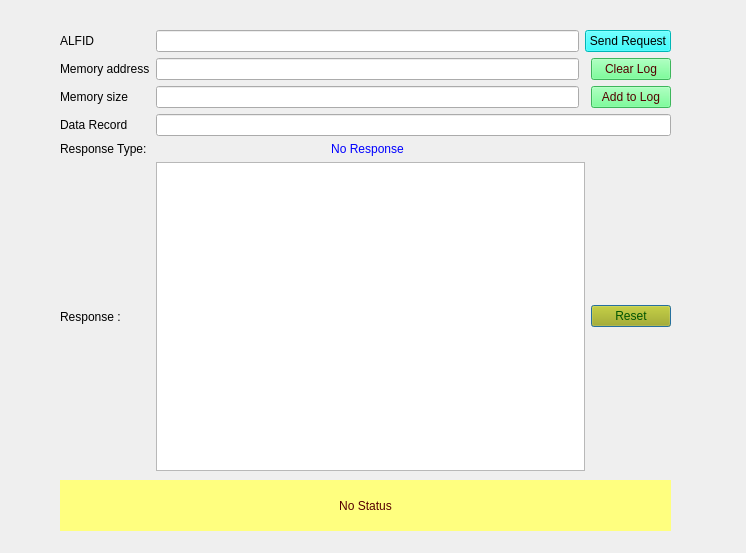
<?xml version="1.0" encoding="UTF-8"?>
<ui version="4.0">
 <class>Form_SID_3D</class>
 <widget class="QDialog" name="Form_SID_3D">
  <property name="geometry">
   <rect>
    <x>0</x>
    <y>0</y>
    <width>746</width>
    <height>553</height>
   </rect>
  </property>
  <property name="windowTitle">
   <string>Write Memory by Address Service 3D</string>
  </property>
  <widget class="QLabel" name="label_status">
   <property name="geometry">
    <rect>
     <x>60</x>
     <y>480</y>
     <width>611</width>
     <height>51</height>
    </rect>
   </property>
   <property name="styleSheet">
    <string notr="true">background-color: rgb(255, 255, 127);
color: rgb(85, 0, 0);
border-color: rgb(0, 0, 255);</string>
   </property>
   <property name="text">
    <string>No Status</string>
   </property>
   <property name="alignment">
    <set>Qt::AlignCenter</set>
   </property>
   <property name="wordWrap">
    <bool>true</bool>
   </property>
  </widget>
  <widget class="QWidget" name="layoutWidget">
   <property name="geometry">
    <rect>
     <x>60</x>
     <y>30</y>
     <width>611</width>
     <height>441</height>
    </rect>
   </property>
   <layout class="QGridLayout" name="gridLayout_2">
    <property name="sizeConstraint">
     <enum>QLayout::SetNoConstraint</enum>
    </property>
    <item row="4" column="0">
     <widget class="QLabel" name="label_5">
      <property name="text">
       <string>Response Type: </string>
      </property>
     </widget>
    </item>
    <item row="7" column="1" colspan="2">
     <widget class="QTextBrowser" name="textBrowser_Resp_2"/>
    </item>
    <item row="7" column="0">
     <widget class="QLabel" name="label_4">
      <property name="text">
       <string>Response : </string>
      </property>
     </widget>
    </item>
    <item row="2" column="1">
     <widget class="QLineEdit" name="lineEdit_MS"/>
    </item>
    <item row="0" column="0">
     <widget class="QLabel" name="label_6">
      <property name="text">
       <string>ALFID</string>
      </property>
     </widget>
    </item>
    <item row="1" column="0">
     <widget class="QLabel" name="label_8">
      <property name="text">
       <string>Memory address</string>
      </property>
     </widget>
    </item>
    <item row="0" column="1">
     <widget class="QLineEdit" name="lineEdit_ALFID"/>
    </item>
    <item row="7" column="3">
     <widget class="QPushButton" name="pushButton_reset_2">
      <property name="styleSheet">
       <string notr="true">background-color: rgb(170, 170, 0);
font: 75 8pt &quot;MS Shell Dlg 2&quot;;
color: rgb(0, 85, 0);</string>
      </property>
      <property name="text">
       <string>Reset</string>
      </property>
     </widget>
    </item>
    <item row="2" column="0">
     <widget class="QLabel" name="label_7">
      <property name="text">
       <string>Memory size</string>
      </property>
     </widget>
    </item>
    <item row="1" column="1">
     <widget class="QLineEdit" name="lineEdit_MA"/>
    </item>
    <item row="0" column="2" colspan="2">
     <widget class="QPushButton" name="pushButton_Send3DReq_2">
      <property name="toolTip">
       <string>Sends the 22 service request to ECU</string>
      </property>
      <property name="styleSheet">
       <string notr="true">background-color: rgb(0, 255, 255);
border-color: rgb(0, 0, 0);
color: rgb(0, 0, 0);</string>
      </property>
      <property name="text">
       <string>Send Request</string>
      </property>
     </widget>
    </item>
    <item row="2" column="3">
     <widget class="QPushButton" name="pushButton_appendLog_2">
      <property name="styleSheet">
       <string notr="true">background-color: rgb(85, 255, 127);
color: rgb(85, 0, 0);</string>
      </property>
      <property name="text">
       <string>Add to Log</string>
      </property>
     </widget>
    </item>
    <item row="4" column="1">
     <widget class="QLabel" name="label_ResType_2">
      <property name="autoFillBackground">
       <bool>false</bool>
      </property>
      <property name="styleSheet">
       <string notr="true">color: rgb(0, 0, 255);</string>
      </property>
      <property name="text">
       <string>No Response</string>
      </property>
      <property name="alignment">
       <set>Qt::AlignCenter</set>
      </property>
     </widget>
    </item>
    <item row="1" column="3">
     <widget class="QPushButton" name="pushButton_clearLog_2">
      <property name="styleSheet">
       <string notr="true">background-color: rgb(85, 255, 127);
color: rgb(85, 0, 0);</string>
      </property>
      <property name="text">
       <string>Clear Log</string>
      </property>
     </widget>
    </item>
    <item row="3" column="0">
     <widget class="QLabel" name="label">
      <property name="text">
       <string>Data Record</string>
      </property>
     </widget>
    </item>
    <item row="3" column="1" colspan="3">
     <widget class="QLineEdit" name="lineEdit_DREC"/>
    </item>
   </layout>
  </widget>
 </widget>
 <resources/>
 <connections/>
</ui>
